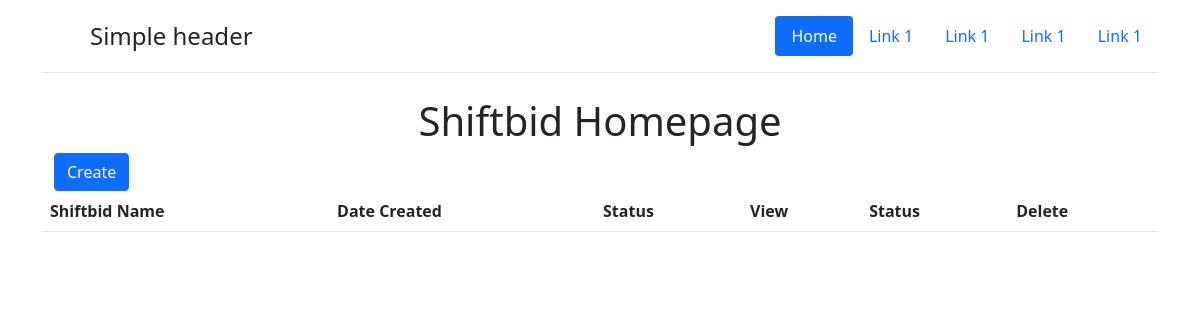
The page /sb/ on the database as committed earlier.
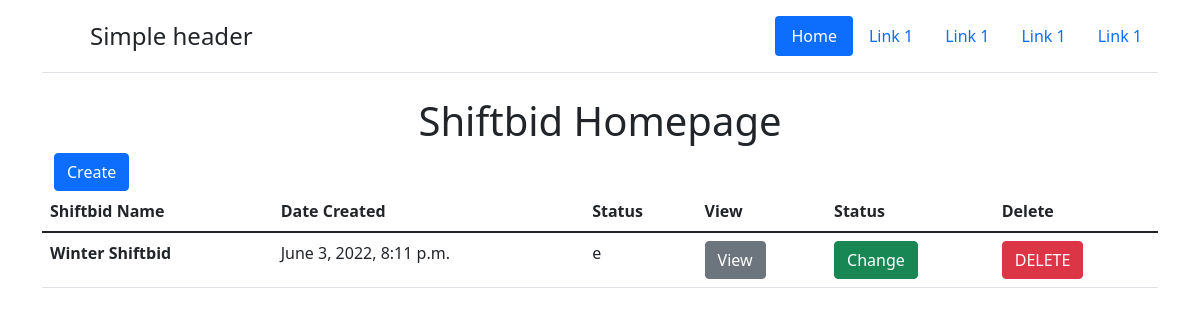
The same page on the database as committed later.
### shiftbid/models.py (models this page shows, shortened)
class Shiftbid(models.Model):
    SHIFTSTATUS = (
        ('c','created'),
        ('s','started'),
        ('e','stopped')
    )
    shiftbid_name = models.CharField(max_length=30)
    date_created = models.DateTimeField(auto_now_add=True)
    shift_status = models.CharField(max_length=1,choices=SHIFTSTATUS, default='c')
    class Meta:
        ordering = ['-date_created']

### shiftbid/views.py (the view)
# urls.py: path('', ShiftbidIndexView.as_view(), name="shiftbid_index"),
class ShiftbidIndexView(ListView):
    template_name = 'shiftbid/index.html'
    model = Shiftbid

### templates/shiftbid/index.html (shortened to what this page needs)
{% extends '../_base.html' %}
{% block content %}
<h1 class="text-center">Shiftbid Homepage</h1>
<div class="container">
    <a href="{% url 'shiftbid_create' %}" class="btn btn-primary">Create</a>
</div>
<table class="table table-hover">
    <thead>
        <tr>
            <th scope="col">Shiftbid Name</th>
            <th scope="col">Date Created</th>
            <th scope="col">Status</th>
            <th scope="col">View</th>
            <th scope="col">Status</th>
            <th scope="col">Delete</th>
        </tr>
    </thead>
    <tbody>
        {% for shiftbid in object_list %}
        <tr>
            <th scope="row">{{ shiftbid.shiftbid_name }}</th>
            <td>{{ shiftbid.date_created }}</td>
            <td>{{ shiftbid.shift_status }}</td>
            <td><a href="{% url 'shiftbid_display' pk=shiftbid.pk %}" class="btn btn-secondary">View</a></td>
            {% if shiftbid.shift_status != 's' %}
            <td>
                <a href="{% url 'shiftbid_change' pk=shiftbid.pk %}" class="btn btn-success">Change
                </a>
            </td>
            <form action={% url 'shiftbid_delete' pk=shiftbid.pk %} method="post">
                <td>
                    <button type="submit" class="btn btn-danger">DELETE
                    </button>
                </td>
            </form>
            {% else %}
            <td>
                <a href="{% url 'shiftbid_change' pk=shiftbid.pk %}" class="btn btn-warning">Change
                </a>
            </td>
            {% endif %}
        </tr>
        {% endfor %}
    </tbody>
</table>
{% endblock content %}

Rows that differ between the two databases and show on the page:
added Shiftbid: shiftbid_name "Winter Shiftbid", date_created "June 3, 2022, 8:11 p.m.", shift_status "e", shows "Change"
